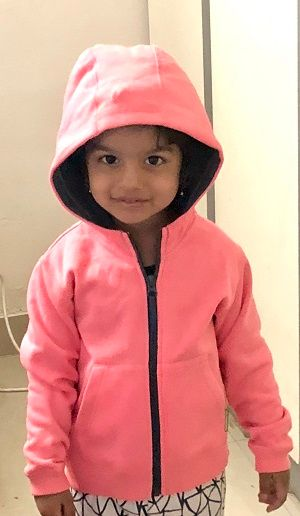
#> input picture Chapter3/Images/Hemanvi.jpeg, 300 x 516 px
$ jupyter execute '1. Converting images into structured arrays and scalars.ipynb'
#> lines starting #> are read from the running program, lines starting #| are printed output that depends on the picture
[cell 1]
import cv2, matplotlib.pyplot as plt

[cell 2]
img = cv2.imread("Images/Hemanvi.jpeg")
#> img is the input picture: shape (516, 300, 3); mean B, G, R 143.4, 154.1, 216.3

[cell 3]
# Crop image
img = img[50:250, 40:240]
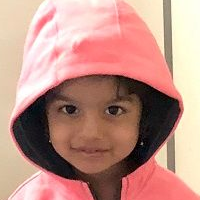
#> img: shape (200, 200, 3); mean B, G, R 134, 145.3, 191.2
# Convert image to grayscale
img_gray = cv2.cvtColor(img, cv2.COLOR_BGR2GRAY)
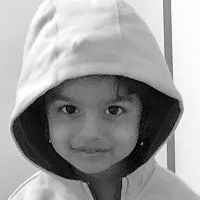
#> img_gray: shape (200, 200); min 0, max 255, mean 157.7
# Show image
plt.imshow(img_gray, cmap='gray');

## Convert image into a 25x25 array

[cell 4]
img_gray_small = cv2.resize(img_gray, (25, 25))
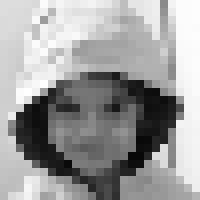
#> img_gray_small: shape (25, 25) (shown 8 times larger); min 8, max 254, mean 157.1
plt.imshow(img_gray_small, cmap='gray')

## Colored Image

[cell 5]
img = cv2.imread('Images/Hemanvi.jpeg')

[cell 6]
# Crop the image
img = img[50:250, 40:240, :]
# Convert BGR to RGB
img = cv2.cvtColor(img, cv2.COLOR_BGR2RGB)
# Show the image
plt.imshow(img)
img.shape
#> Out = (200, 200, 3)
